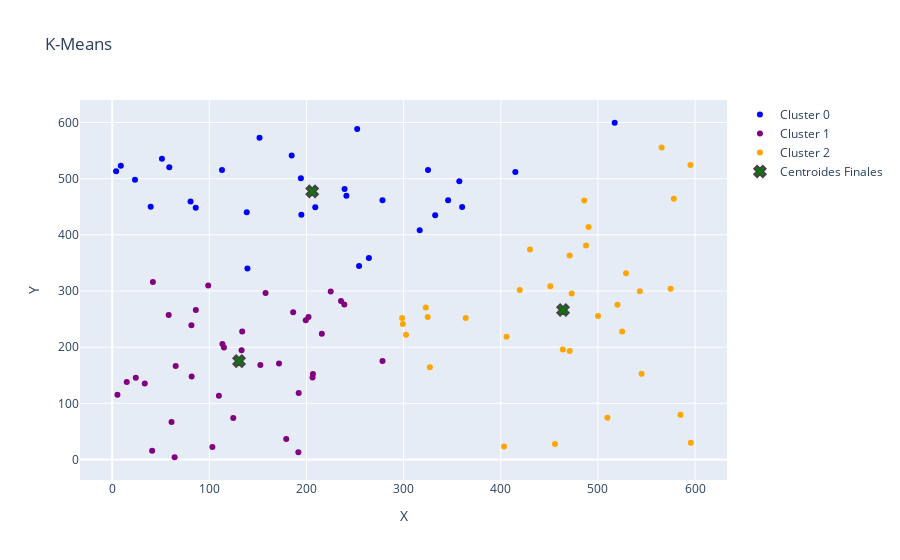

Notebook code cell kept with this figure:
### Code cell
# Grafica los datos
plot_kmeans(datos, etiquetas, dicc_centroides, i_centroides=False, f_centroides=True)
